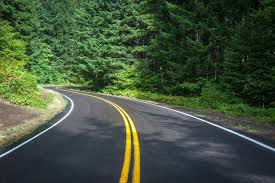
#> input picture images.jpg, 275 x 183 px
$ python merge.py
#> lines starting #> are read from the running program, lines starting #| are printed output that depends on the picture
#> the answer given: images.jpg
import cv2
import numpy as np
import matplotlib.pyplot as plt
from tkinter import Tk
from tkinter.filedialog import askopenfilename

# Step 1: Preprocess Image - Edge Detection (Canny)
def preprocess_image(image_path):
    # Load the image
#> called with image_path = 'images.jpg'
    image = cv2.imread(image_path)
#> image is the input picture: shape (183, 275, 3); mean B, G, R 59.6, 82, 66

    # Convert the image to grayscale
    gray = cv2.cvtColor(image, cv2.COLOR_BGR2GRAY)
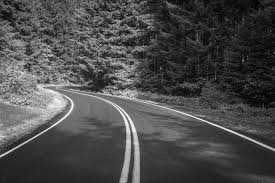
#> gray: shape (183, 275); min 1, max 254, mean 74.7

    # Apply Gaussian blur to reduce noise and improve edge detection
    blurred = cv2.GaussianBlur(gray, (5, 5), 0)
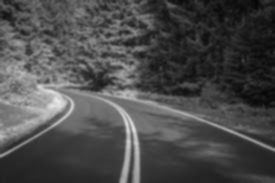
#> blurred: shape (183, 275); min 5, max 233, mean 74.7

    # Apply Canny edge detection with custom thresholds
    edges = cv2.Canny(blurred, 50, 150)
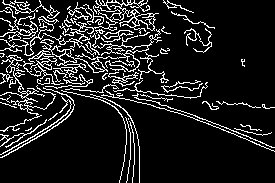
#> edges: shape (183, 275); 12.3% white in thin lines or dots

    return image, gray, blurred, edges

# Step 2: Let the user select ROI manually
def select_roi(image):
    # Let the user select the region of interest (ROI) interactively
#> (the run stopped early here; a loop or call above may not have finished)
